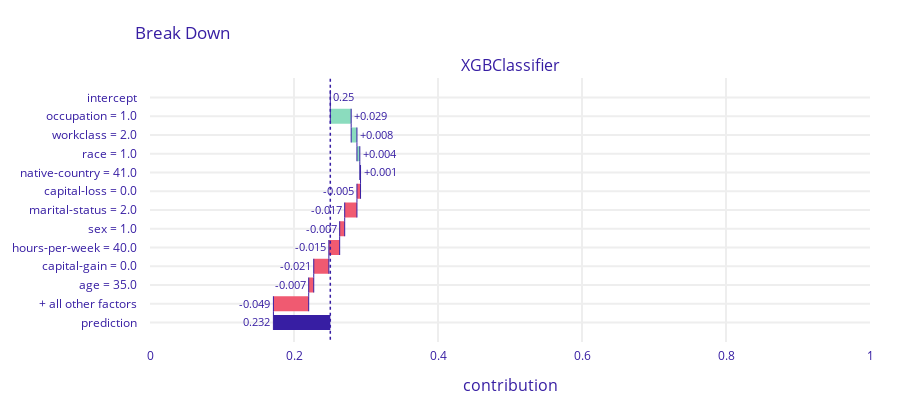

Here is the notebook cell this chart was saved with:
### Code cell
import matplotlib
from matplotlib.pyplot import figure
figure(num=None, figsize=(3.5, 7), dpi=100)
exp.predict_parts(test_set.iloc[2, :], type='break_down').plot(min_max=[0,1])

### Figure 1 — Plotly figure (JSON) as saved in the notebook; plotly's stock layout.template omitted (floating-point values rounded to 4 significant figures)
{"data": [{"base": 0.2504, "connector": {"line": {"color": "#371ea3", "dash": "solid", "width": 1}, "mode": "spanning"}, "decreasing": {"marker": {"color": "#f05a71"}}, "hoverinfo": "text+delta", "hoverlabel": {"bgcolor": "rgba(0,0,0,0.8)"}, "hovertext": ["Average response: 0.25<br>Prediction: 0.232", "occupation = 1.0<br>increases average response by", "workclass = 2.0<br>increases average response by", "race = 1.0<br>increases average response by", "native-country = 41.0<br>increases average response by", "capital-loss = 0.0<br>decreases average response by", "marital-status = 2.0<br>decreases average response by", "sex = 1.0<br>decreases average response by", "hours-per-week = 40.0<br>decreases average response by", "capital-gain = 0.0<br>decreases average response by", "age = 35.0<br>decreases average response by", "+ all other factors<br>decreases average response by", "Average response: 0.25<br>Prediction: 0.232"], "increasing": {"marker": {"color": "#8bdcbe"}}, "measure": ["relative", "relative", "relative", "relative", "relative", "relative", "relative", "relative", "relative", "relative", "relative", "relative", "total"], "orientation": "h", "showlegend": false, "text": ["0.25", "+0.029", "+0.008", "+0.004", "+0.001", "-0.005", "-0.017", "-0.007", "-0.015", "-0.021", "-0.007", "-0.049", "0.232"], "textposition": "outside", "totals": {"marker": {"color": "#371ea3"}}, "type": "waterfall", "x": [0, 0.029, 0.008, 0.004, 0.001, -0.005, -0.017, -0.007, -0.015, -0.021, -0.007, -0.049, -0.018], "xaxis": "x", "y": ["intercept", "occupation = 1.0", "workclass = 2.0", "race = 1.0", "native-country = 41.0", "capital-loss = 0.0", "marital-status = 2.0", "sex = 1.0", "hours-per-week = 40.0", "capital-gain = 0.0", "age = 35.0", "+ all other factors", "prediction"], "yaxis": "y"}], "layout": {"annotations": [{"font": {"size": 16}, "showarrow": false, "text": "XGBClassifier", "x": 0.5, "xanchor": "center", "xref": "paper", "y": 1, "yanchor": "bottom", "yref": "paper"}, {"font": {"size": 16}, "showarrow": false, "text": "contribution", "x": 0.5, "xanchor": "center", "xref": "paper", "y": 0, "yanchor": "top", "yref": "paper", "yshift": -30}], "font": {"color": "#371ea3"}, "height": 413, "margin": {"b": 71, "r": 30, "t": 78}, "shapes": [{"line": {"color": "#371ea3", "dash": "dot", "width": 1.5}, "type": "line", "x0": 0.2504, "x1": 0.2504, "xref": "x", "y0": -1, "y1": 13, "yref": "y"}], "title": {"text": "Break Down", "x": 0.15}, "xaxis": {"anchor": "y", "automargin": true, "domain": [0, 1], "fixedrange": true, "gridwidth": 2, "range": [0, 1], "tickcolor": "white", "ticklen": 3, "ticks": "outside", "type": "linear", "zeroline": false}, "yaxis": {"anchor": "x", "automargin": true, "autorange": "reversed", "domain": [0, 1], "fixedrange": true, "gridwidth": 2, "tickcolor": "white", "ticklen": 10, "ticks": "outside", "type": "category"}}}
